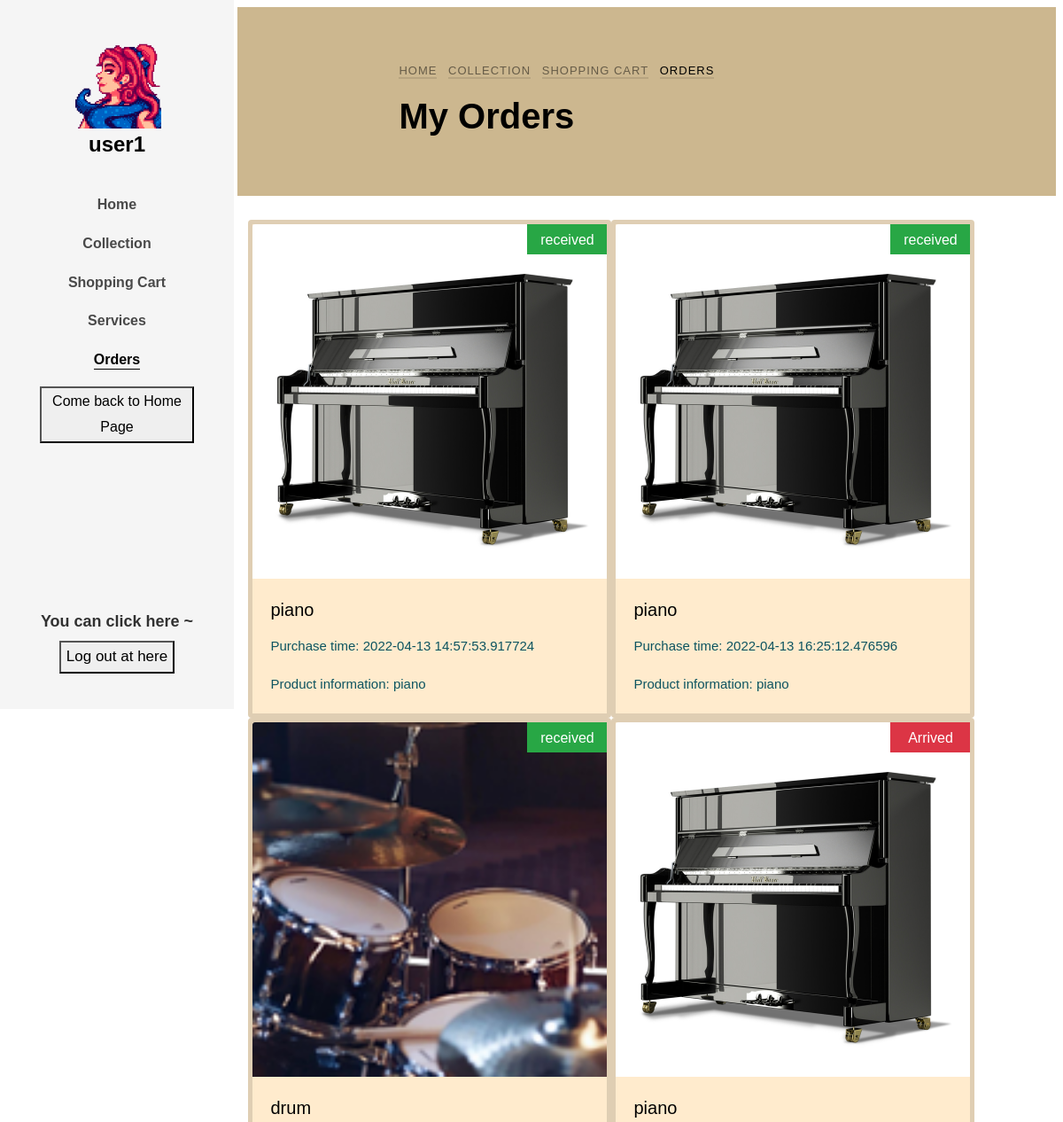
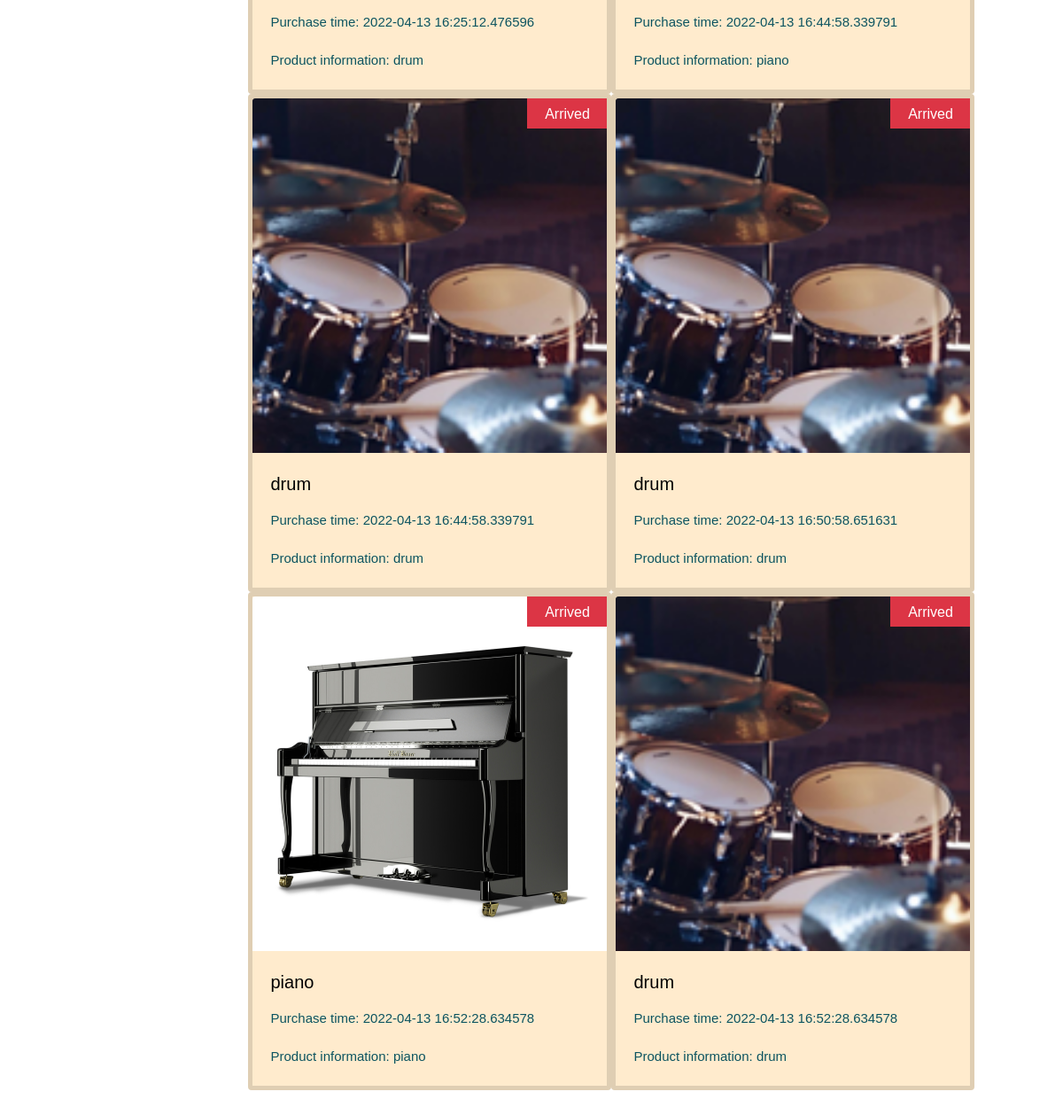
The page /Orders (signed in) on the database its author committed (2 pictures, top to bottom).
### app/models.py (models this page shows, shortened)
class User(db.Model):
    __tablename__ = "user"
    __table_args__ = {'extend_existing': True}
    id = db.Column(db.Integer, primary_key=True)
    user_name = db.Column(db.String(32), unique=True, nullable=False)
    password_hash = db.Column(db.String(64), nullable=False)
    email = db.Column(db.String(64), nullable=False)
    register_time = db.Column(db.DateTime, default=datetime.now)
    gender = db.Column(db.String(10), nullable=True)
    icon = db.Column(db.String(128), nullable=True)
    introduction = db.Column(db.String(64), nullable=True)
    authority = db.Column(db.Integer, default=0, nullable=False)
    money = db.Column(db.Integer, default=0, nullable=False)

class Commodity(db.Model):
    __tablename__ = "commodity"
    __table_args__ = {'extend_existing': True}
    id = db.Column(db.Integer, primary_key=True, autoincrement=True)
    commodity_name = db.Column(db.String(32), nullable=False)
    release_time = db.Column(db.DateTime, default=datetime.now)
    cargo_quantity = db.Column(db.Integer, nullable=False)
    pic_path = db.Column(db.String(64), nullable=True)
    price = db.Column(db.Integer, nullable=False)
    introduction = db.Column(db.String(64), nullable=True)
    type = db.Column(db.String(32), nullable=False)
    is_collect = db.Column(db.Boolean, default=False, nullable=False)

class Order(db.Model):
    __tablename__ = "order"
    __table_args__ = {'extend_existing': True}
    id = db.Column(db.Integer, primary_key=True, autoincrement=True)
    user_id = db.Column(db.Integer, db.ForeignKey('user.id'))
    purchase_time = db.Column(db.DateTime, default=datetime.now)
    address = db.Column(db.String(64), nullable=False)
    transport = db.Column(db.String(64),nullable=False)
    is_receive = db.Column(db.Boolean, default=False, nullable=False)

### app/routes.py (the view)
@app.route('/Orders')
def Orders():
    user = User.query.filter(User.user_name == session.get('USERNAME')).first()
    user_icon = setIcon()
    orders = Order.query.filter(User.id == session.get('uid'))
    list = [];
    for o in orders:
        list = get_orders(o,list)
    session['orders'] = list
    return render_template('order.html', user=user, icon=user_icon, islogin=islogined(), orders=list)

### app/functions.py (called while the page is built)
def islogined():
    if session.get('USERNAME'):
        return True
    else:
        return False

### app/routes.py (called while the page is built)
def get_orders(p,list):
    order_detail = db.session.query(OrderDetail).filter(OrderDetail.order_id == p.id).all()
    for od in order_detail:
        item = dict()
        c = db.session.query(Commodity).filter(Commodity.id == od.commodity_id).first()
        item['id'] = p.id
        item['pic_path'] = c.pic_path
        item['is_receive'] = p.is_receive
        item['commodity_name'] = c.commodity_name
        item['purchase_time'] = p.purchase_time
        item['introduction'] = c.introduction
        item['price']=c.price*od.commodity_num
        list.append(item)
    return list

def setIcon():
    if islogined():
        user = User.query.filter(User.user_name == session.get('USERNAME')).first()
        user_icon = user.icon
        if user_icon != None:
            icon = user.icon
            user_icon = url_for('static', filename='uploaded_AVA/' + icon)
        else:
            user_icon = 'NULL'
    else:
        user_icon = 'NULL'
    return user_icon

### app/templates/order.html (shortened to what this page needs)
<!DOCTYPE html>
<html lang="en">
<head>
    <link rel="stylesheet" href="../static/css/open-iconic-bootstrap.min.css">
    <link rel="stylesheet" href="../static/css/animate.css">
    <link rel="stylesheet" href="../static/css/owl.carousel.min.css">
    <link rel="stylesheet" href="../static/css/owl.theme.default.min.css">
    <link rel="stylesheet" href="../static/css/magnific-popup.css">
    <link rel="stylesheet" href="../static/css/aos.css">
    <link rel="stylesheet" href="../static/css/ionicons.min.css">
    <link rel="stylesheet" href="../static/css/bootstrap-datepicker.css">
    <link rel="stylesheet" href="../static/css/jquery.timepicker.css">
    <link rel="stylesheet" href="../static/css/flaticon.css">
    <link rel="stylesheet" href="../static/css/icomoon.css">
    <link rel="stylesheet" href="../static/css/style-per.css">
</head>
<body>
<div id="colorlib-page">
    <aside id="colorlib-aside" role="complementary" class="js-fullheight text-center">
        <h1 id="colorlib-logo"><a href="http://127.0.0.1:5000/home">
                <span>
                    {% if icon == "NULL" %}
                        <img src='{{ avatars.default(size='l') }}' alt="" width=100 height=100>
                    {% else %}
                        <img src='{{ icon }}' alt="" width=100 height=100>
                    {% endif %}
                </span><br>{{ user.user_name }}</a>
        </h1>
        <nav id="colorlib-main-menu" role="navigation">
            <ul>
                <li><a href="http://127.0.0.1:5000/home ">Home</a></li>
                <li><a href="http://127.0.0.1:5000/collection">Collection</a></li>
                <li><a href="http://127.0.0.1:5000/ShoppingCart">Shopping Cart</a></li>
                <li><a href="http://127.0.0.1:5000/contact">Services</a></li>
                <li class="colorlib-active"><a href="http://127.0.0.1:5000/Orders">Orders</a></li>
                <li>
                    <button onclick="location.href='http://127.0.0.1:5000/main_page'">Come back to Home Page</button>
                </li>
            </ul>
        </nav>
        <div class="colorlib-footer">
            <h3>You can click here ~</h3>
            <div class="d-flex justify-content-center">
                <form action="#" class="colorlib-subscribe-form">
                    <div class="form-group d-flex">
                        <button onclick="clickToLogout();">Log out at here</button>
                    </div>
                </form>
            </div>
        </div>
    </aside>
    <div id="colorlib-main">
        <section class="ftco-section ftco-bread">
            <div class="container">
                <div class="row no-gutters slider-text justify-content-center align-items-center">
                    <div class="col-md-8 ftco-animate">
                        <p class="breadcrumbs"><span class="mr-2"><a href="http://127.0.0.1:5000/home">Home</a></span>
                            <span class="mr-2"><a href="http://127.0.0.1:5000/collection">Collection</a></span>
                            <span class="mr-2"><a href="http://127.0.0.1:5000/ShoppingCart">Shopping Cart</a></span>
                            <span>Orders</span></p>
                        <h1 class="bread">My Orders</h1>
                    </div>
                </div>
            </div>
        </section>
        <section class="ftco-section-3">
            <div class="photograhy">
                <div class="row">
                    {% for order in orders %}
                        <div class="card">
                            <a href="singleOrder/{{ order.id }}">
                                <img class="card-img-top" src="{{ order.pic_path }}" alt="Card image cap"
                                     height="400px"></a>
                            {% if order.is_receive %}
                                <span class="product-new-top"
                                      style="background: #28a745"
                                >received</span>
                            {% else %}
                                <span class="product-new-top"
                                      style="background: #dc3545"
                                >Arrived</span>
                            {% endif %}
                            <div class="card-body">
                                <h5 class="card-title"><a
                                        href="singleOrder/{{ order.id }}">{{ order.commodity_name }} </a></h5>
                                <p class="card-text">Purchase time: {{ order.purchase_time }}</p>
                                <p class="card-text">Product information: {{ order.introduction }}</p>
                            </div>
                        </div>
                    {% endfor %}
                </div>
            </div>
        </section>
    </div>
</div>
</body>
</html>

### rows shown on the page
User: user_name "user1"
Commodity: pic_path (picture), shows "received", commodity_name "piano", purchase_time "2022-04-13 14:57:53.917724", introduction "piano", purchase_time "2022-04-13 16:25:12.476596", purchase_time "2022-04-13 16:44:58.339791", purchase_time "2022-04-13 16:52:28.634578"
Commodity: pic_path (picture), shows "received", commodity_name "drum", purchase_time "2022-04-13 16:25:12.476596", introduction "drum", purchase_time "2022-04-13 16:44:58.339791", purchase_time "2022-04-13 16:50:58.651631", purchase_time "2022-04-13 16:52:28.634578"
